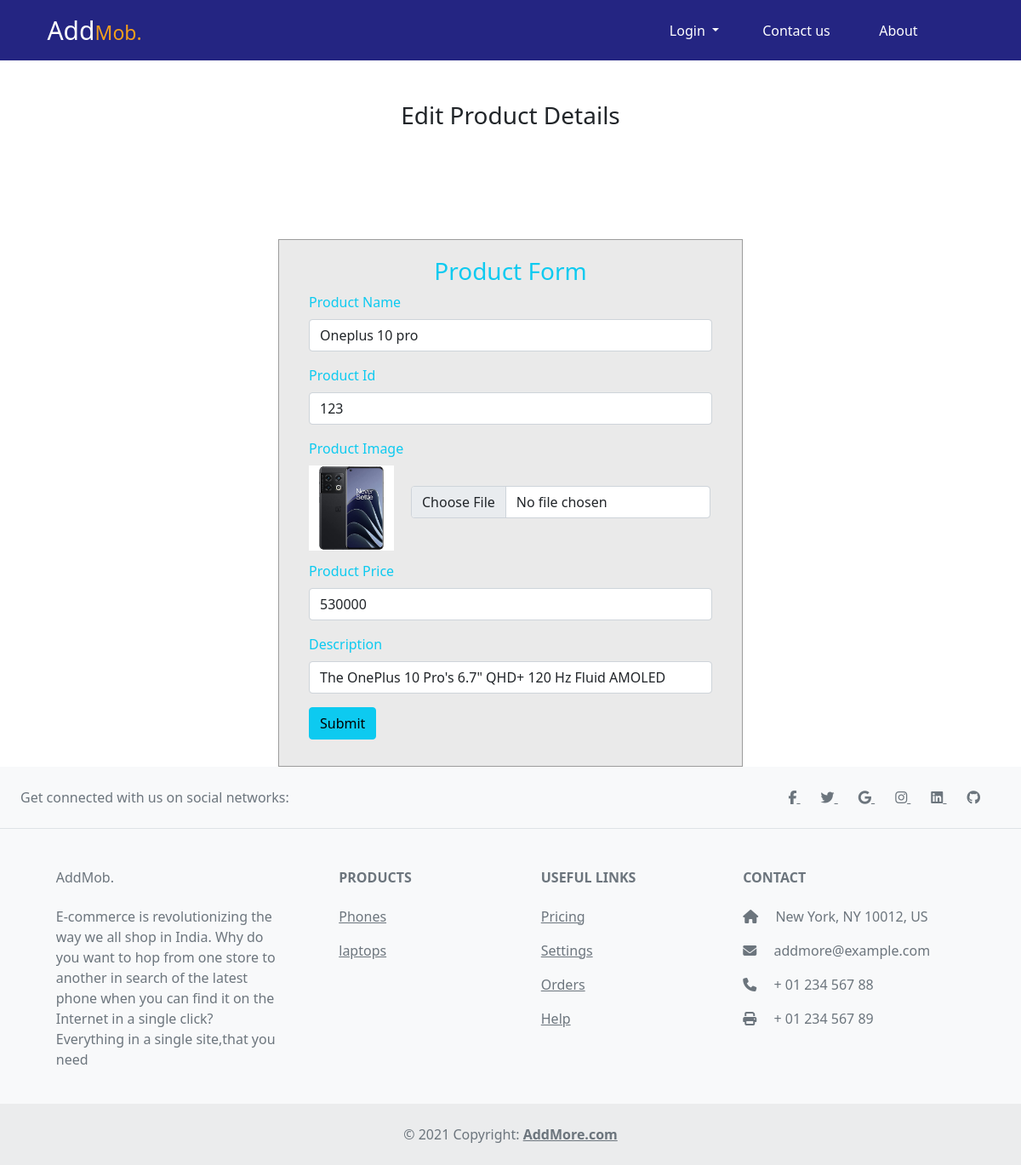
/itemedit/5/, run on the app's committed database.
### ecomapp/models.py (models this page shows, shortened)
class spuploadmodel(models.Model):
    ptname=models.CharField(max_length=30)
    ptid=models.IntegerField()
    ptimage=models.FileField(upload_to='ecomapp/static')
    ptprice=models.IntegerField()
    desc=models.CharField(max_length=60)

### ecomapp/views.py (the view, shortened to what this page needs)
# urls.py: path('itemedit/<int:id>/',itemedit),
def itemedit(request,id):
    a=spuploadmodel.objects.get(id=id)
    im=str(a.ptimage).split('/')[-1]
    return render(request,'spitemedit.html',{'a':a,'im':im})

### ecomapp/templates/spitemedit.html (shortened to what this page needs)
<!DOCTYPE html>
<html lang="en">
<link href="//maxcdn.bootstrapcdn.com/bootstrap/4.1.1/css/bootstrap.min.css" rel="stylesheet" id="bootstrap-css">
{% load static %}
<head>
</head>
<body>
{% include 'navbar.html' %}
    <div id="login">
        <h3 class="text-center text-dark pt-5"> Edit Product Details</h3>
        <div class="container">
            <div id="login-row" class="row justify-content-center align-items-center">
                <div id="login-column" class="col-md-6">
                    <div id="login-box" class="col-md-12">
                        <form id="login-form" class="form" action="" method="post" enctype="multipart/form-data">{% csrf_token %}
                            <h3 class="text-center text-info">Product Form</h3>
                            <div class="form-group">
                                <label  class="text-info">Product Name</label><br>
                                <input type="text" name="ptname" value="{{a.ptname}}" class="form-control">
                            </div>
                            <div class="form-group">
                                <label  class="text-info">Product Id</label><br>
                                <input type="number" name="ptid"  id="username" value="{{a.ptid}}" class="form-control">
                            </div>
                            <div class="form-group">
                                <label  class="text-info">Product Image</label><br>
                                <img src="{% static im %}" height="100px" width="100px" style="float:left;"><br>
                                <input type="file" name="ptimage" class="form-control" style="width:352px; float:left; margin-left:20px;"><br><br><br>
                            </div>
                            <div class="form-group">
                                <label  class="text-info">Product Price</label><br>
                                <input type="text" name="ptprice" value="{{a.ptprice}}"class="form-control">
                            </div>
                            <div class="form-group">
                                <label  class="text-info">Description</label><br>
                                <input type="text" name="desc" value="{{a.desc}}" class="form-control">
                            </div>
                            <div class="form-group">
                                <input type="submit" class="btn btn-info btn-md" value="Submit">
                            </div>
                        </form>
                    </div>
                </div>
            </div>
        </div>
    </div>
{% include 'footer.html' %}
</body>
</html>

### ecomapp/templates/spitemedit.html (style rules this page uses)
body { margin: 0; padding: 0; background-image:url('#'); background-repeat:no-repeat; height: 100vh; }
#login .container #login-row #login-column #login-box { margin-top: 120px; max-width: 650px; height: 620px; border: 1px solid #9C9C9C; background-color: #EAEAEA; }
#login .container #login-row #login-column #login-box #login-form { padding: 20px; }

### data on the page
spuploadmodel: ptname "Oneplus 10 pro", ptid "123", ptprice "530000", desc "The OnePlus 10 Pro's 6.7\" QHD+ 120 Hz Fluid AMOLED"
